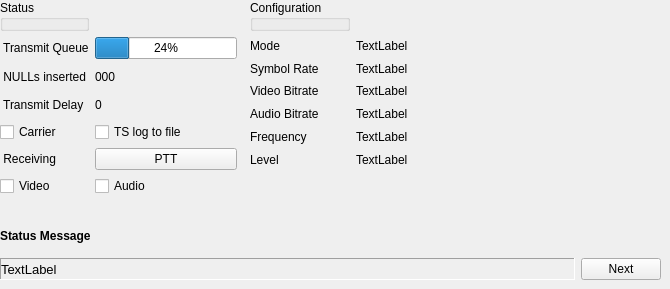
    <widget class="QWidget" name="tab_main">
     <property name="focusPolicy">
      <enum>Qt::StrongFocus</enum>
     </property>
     <attribute name="title">
      <string>Main</string>
     </attribute>
     <widget class="QWidget" name="gridLayoutWidget">
      <property name="geometry">
       <rect>
        <x>0</x>
        <y>0</y>
        <width>237</width>
        <height>196</height>
       </rect>
      </property>
      <layout class="QGridLayout" name="gridLayout">
       <item row="0" column="0">
        <widget class="QGroupBox" name="groupBox_2">
         <property name="title">
          <string>Status</string>
         </property>
        </widget>
       </item>
       <item row="5" column="1">
        <widget class="QPushButton" name="pushButtonPTT">
         <property name="toolTip">
          <string>Transmit / Receive switching</string>
         </property>
         <property name="text">
          <string>PTT</string>
         </property>
        </widget>
       </item>
       <item row="2" column="1">
        <widget class="QLabel" name="labelNullCount">
         <property name="text">
          <string>000</string>
         </property>
        </widget>
       </item>
       <item row="4" column="0">
        <widget class="QCheckBox" name="checkBoxCarrier">
         <property name="toolTip">
          <string>Transmit plain carrier</string>
         </property>
         <property name="text">
          <string>Carrier</string>
         </property>
        </widget>
       </item>
       <item row="5" column="0">
        <widget class="QLabel" name="label_38_TX_STATUS">
         <property name="text">
          <string> Receiving</string>
         </property>
        </widget>
       </item>
       <item row="1" column="0">
        <widget class="QLabel" name="label_12">
         <property name="text">
          <string> Transmit Queue</string>
         </property>
        </widget>
       </item>
       <item row="2" column="0">
        <widget class="QLabel" name="label_24">
         <property name="text">
          <string> NULLs inserted</string>
         </property>
        </widget>
       </item>
       <item row="3" column="0">
        <widget class="QLabel" name="label_44">
         <property name="text">
          <string> Transmit Delay</string>
         </property>
        </widget>
       </item>
       <item row="1" column="1">
        <widget class="QProgressBar" name="progressBarTxQueue">
         <property name="value">
          <number>24</number>
         </property>
        </widget>
       </item>
       <item row="3" column="1">
        <widget class="QLabel" name="labelDelay">
         <property name="text">
          <string>0</string>
         </property>
        </widget>
       </item>
       <item row="6" column="0">
        <widget class="QCheckBox" name="checkBoxVideoStream">
         <property name="enabled">
          <bool>true</bool>
         </property>
         <property name="cursor">
          <cursorShape>ForbiddenCursor</cursorShape>
         </property>
         <property name="toolTip">
          <string>Video Elementary Stream being captured</string>
         </property>
         <property name="text">
          <string>Video</string>
         </property>
        </widget>
       </item>
       <item row="6" column="1">
        <widget class="QCheckBox" name="checkBoxAudioStream">
         <property name="cursor">
          <cursorShape>ForbiddenCursor</cursorShape>
         </property>
         <property name="toolTip">
          <string>Audio Elementary Stream being captured</string>
         </property>
         <property name="text">
          <string>Audio</string>
         </property>
         <property name="checkable">
          <bool>true</bool>
         </property>
        </widget>
       </item>
       <item row="4" column="1">
        <widget class="QCheckBox" name="checkBoxLogging">
         <property name="text">
          <string>TS log to file</string>
         </property>
        </widget>
       </item>
      </layout>
     </widget>
     <widget class="QWidget" name="gridLayoutWidget_2">
      <property name="geometry">
       <rect>
        <x>250</x>
        <y>0</y>
        <width>401</width>
        <height>168</height>
       </rect>
      </property>
      <layout class="QGridLayout" name="gridLayout_2">
       <item row="1" column="0">
        <widget class="QLabel" name="label_25">
         <property name="text">
          <string>Mode</string>
         </property>
        </widget>
       </item>
       <item row="2" column="0">
        <widget class="QLabel" name="label_26">
         <property name="text">
          <string>Symbol Rate</string>
         </property>
        </widget>
       </item>
       <item row="1" column="1">
        <widget class="QLabel" name="labelMainMode">
         <property name="text">
          <string>TextLabel</string>
         </property>
        </widget>
       </item>
       <item row="2" column="1">
        <widget class="QLabel" name="labelMainSymbolRate">
         <property name="text">
          <string>TextLabel</string>
         </property>
        </widget>
       </item>
       <item row="0" column="0">
        <widget class="QGroupBox" name="groupBox">
         <property name="title">
          <string>Configuration</string>
         </property>
        </widget>
       </item>
       <item row="5" column="0">
        <widget class="QLabel" name="label_27">
         <property name="text">
          <string>Frequency</string>
         </property>
        </widget>
       </item>
       <item row="5" column="1">
        <widget class="QLabel" name="labelMainFrequency">
         <property name="text">
          <string>TextLabel</string>
         </property>
        </widget>
       </item>
       <item row="6" column="0">
        <widget class="QLabel" name="label_28">
         <property name="text">
          <string>Level</string>
         </property>
        </widget>
       </item>
       <item row="6" column="1">
        <widget class="QLabel" name="labelMailLevel">
         <property name="text">
          <string>TextLabel</string>
         </property>
        </widget>
       </item>
       <item row="3" column="0">
        <widget class="QLabel" name="label_36">
         <property name="text">
          <string>Video Bitrate</string>
         </property>
        </widget>
       </item>
       <item row="3" column="1">
        <widget class="QLabel" name="labelMainVideoBitrate">
         <property name="text">
          <string>TextLabel</string>
         </property>
        </widget>
       </item>
       <item row="4" column="0">
        <widget class="QLabel" name="label_42">
         <property name="text">
          <string>Audio Bitrate</string>
         </property>
        </widget>
       </item>
       <item row="4" column="1">
        <widget class="QLabel" name="labelMainAudioBitrate">
         <property name="text">
          <string>TextLabel</string>
         </property>
        </widget>
       </item>
       <item row="0" column="1">
        <spacer name="horizontalSpacer_2">
         <property name="orientation">
          <enum>Qt::Horizontal</enum>
         </property>
         <property name="sizeHint" stdset="0">
          <size>
           <width>40</width>
           <height>20</height>
          </size>
         </property>
        </spacer>
       </item>
      </layout>
     </widget>
     <widget class="QWidget" name="gridLayoutWidget_12">
      <property name="geometry">
       <rect>
        <x>0</x>
        <y>200</y>
        <width>661</width>
        <height>80</height>
       </rect>
      </property>
      <layout class="QGridLayout" name="gridLayout_12">
       <item row="2" column="1">
        <widget class="QPushButton" name="pushButtonLogText">
         <property name="toolTip">
          <string>Show next status message</string>
         </property>
         <property name="text">
          <string>Next</string>
         </property>
        </widget>
       </item>
       <item row="1" column="0" colspan="2">
        <widget class="QLabel" name="label_47">
         <property name="font">
          <font>
           <weight>75</weight>
           <italic>false</italic>
           <bold>true</bold>
          </font>
         </property>
         <property name="text">
          <string>Status Message</string>
         </property>
        </widget>
       </item>
       <item row="2" column="0">
        <widget class="QLabel" name="label_log_display">
         <property name="font">
          <font>
           <pointsize>10</pointsize>
           <weight>50</weight>
           <italic>false</italic>
           <bold>false</bold>
          </font>
         </property>
         <property name="frameShape">
          <enum>QFrame::Panel</enum>
         </property>
         <property name="frameShadow">
          <enum>QFrame::Sunken</enum>
         </property>
         <property name="lineWidth">
          <number>1</number>
         </property>
         <property name="text">
          <string>TextLabel</string>
         </property>
         <property name="indent">
          <number>0</number>
         </property>
        </widget>
       </item>
       <item row="0" column="0">
        <spacer name="horizontalSpacer">
         <property name="orientation">
          <enum>Qt::Horizontal</enum>
         </property>
         <property name="sizeHint" stdset="0">
          <size>
           <width>40</width>
           <height>20</height>
          </size>
         </property>
        </spacer>
       </item>
      </layout>
     </widget>
    </widget>
